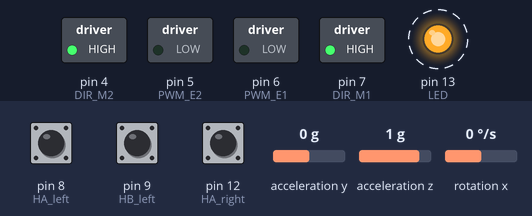
This sketch was run on a simulated Arduino Uno, built with avr-gcc and run on an emulated ATmega328P. Parts: switched loads named in the sketch (green lamp = pin HIGH), output pins drawn as LEDs (lit = HIGH). Dashed ring = blinking. The test bench sets the inputs (shaded band); at power-on: acceleration y 0 g, acceleration z 1 g, rotation x 0 °/s, pin 8 (HA_left) HIGH, pin 9 (HB_left) LOW, pin 12 (HA_right) LOW.

Above: at 1.2 s.
1.3 s: acceleration y set to -1.4 g
At 3.7 s:
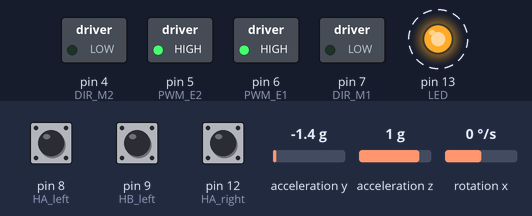
4.3 s: acceleration y set to 0 g
At 5.88 s:
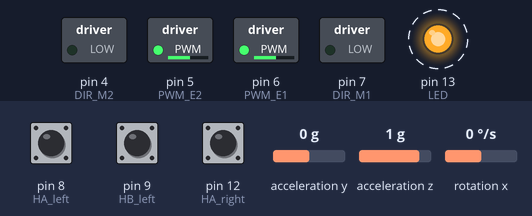
7.3 s: acceleration z set to 0.1 g
10.3 s: acceleration z set to -0.2 g
At 11.7 s:
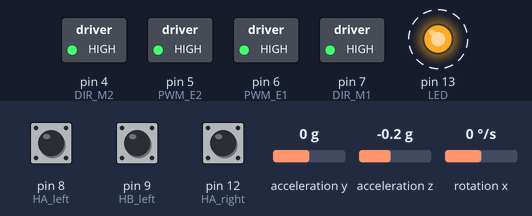
13.3 s: acceleration y set to -0.2 g
At 15.3 s:
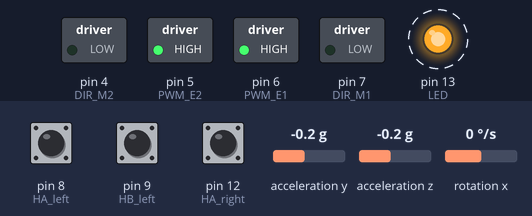
16.3 s: rotation x set to 192 °/s
At 18.3 s:
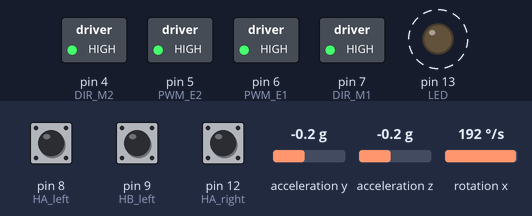
Timing chart, 0 to 20.3 s (numbered marks = the images above; inputs shaded):
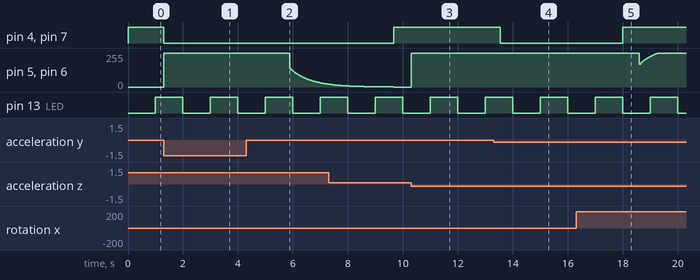

Measured:
- the behaviour switches between 0 and -0.1 g on acceleration z (found by bisection; images 2 and 3)
- the behaviour switches between 0 and -0.1 g on acceleration y (found by bisection; images 3 and 4)
- after the input at 1.3 s, pin 4 (DIR_M2), pin 7 (DIR_M1): HIGH → LOW at once; pin 5 (PWM_E2), pin 6 (PWM_E1): 0/255 → 255/255 at once
- after the input at 4.3 s, pin 5 (PWM_E2), pin 6 (PWM_E1): moves from 255/255 to 21/255 over 1.4 s, starting after 1.6 s
- after the input at 10.3 s, pin 5 (PWM_E2), pin 6 (PWM_E1): 0/255 → 255/255 at once
- after the input at 13.3 s, pin 4 (DIR_M2), pin 7 (DIR_M1): HIGH → LOW after 0.25 s
- after the input at 16.3 s, pin 4 (DIR_M2), pin 7 (DIR_M1): LOW → HIGH after 1.7 s
- by itself, pin 13 (LED): alternates HIGH for 1.0 s and LOW for 1.0 s

The sketch:

ref_test.ino
```cpp
#include "Wire.h"
#include "I2Cdev.h"
#include "MPU6050.h"
#include "math.h"

// motor drving pins
#define LED 13
#define PWM_E1 6
#define PWM_E2 5
#define DIR_M1 7
#define DIR_M2 4

// Hall senser pins
#define HA_left 8
#define HB_left 9
#define HA_right 12
#define HB_right 11

// PID gains
#define Kp  100
#define Kd  2
#define Ki
#define incTime  0.005
#define targetAngle 0.002

// LQR gains
#define Ky 20
#define Kdy 30
#define Kth -204
#define Kdth -62
//#define CPR 980

MPU6050 mpu;

int16_t accY, accZ, gyroX;
volatile int gyroRate;
volatile long motorPWM;
volatile float accAngle, gyroAngle, currAngle, prevAngle=0, err, prevErr=0, errSum=0;
volatile byte count=0;
volatile float y, dy, prevy=0;
volatile int LA_currState, RA_currState, LA_prevState, RA_prevState, encode=0;
volatile float CPR=490;

void init_Control() {
  // initialize Timer1
  cli();          // disable global interrupts
  TCCR1A = 0;     // set entire TCCR1A register to 0
  TCCR1B = 0;     // same for TCCR1B
  // set compare match register to set sample time 2.5ms
  OCR1A = 9999;
  // turn on CTC mode
  TCCR1B |= (1 << WGM12);
  // Set CS11 bit for prescaling by 8
  TCCR1B |= (1 << CS11);

  // (4999+1)*8/16M = 2.5 ms, 400 Hz

  // enable timer compare interrupt
  TIMSK1 |= (1 << OCIE1A);
  sei();          // enable global interrupts
}

void setup() {
  // set the motor direction and PWM pins to output mode
  pinMode(PWM_E1, OUTPUT);
  pinMode(PWM_E2, OUTPUT);
  pinMode(DIR_M1, OUTPUT);
  pinMode(DIR_M2, OUTPUT);

  // set motor Hall sensor pins
  pinMode(HA_left, INPUT);
  pinMode(HB_left, INPUT);
  pinMode(HA_right, INPUT);
  pinMode(HB_right, INPUT);

  // set the status LED to output mode
  pinMode(LED, OUTPUT);
  // initialize the MPU6050 and set offset values
  mpu.initialize();
  mpu.setYAccelOffset(-2500);
  mpu.setZAccelOffset(1389);
  mpu.setXGyroOffset(44);
  // initialize PID sampling loop
  init_Control();

  Serial.begin(9600);

  // record inital Hall sensors reading
  LA_prevState = digitalRead(HA_left);
  RA_prevState = digitalRead(HA_right);
}

void setMotors(int leftPWM, int rightPWM) {
  if(leftPWM >= 0) {
    analogWrite(PWM_E1, leftPWM);
    digitalWrite(DIR_M1, HIGH);
  }
  else {
    analogWrite(PWM_E1, -1*leftPWM);
    digitalWrite(DIR_M1, LOW);
  }
  if(rightPWM >= 0) {
    analogWrite(PWM_E2, rightPWM);
    digitalWrite(DIR_M2, HIGH);
  }
  else {
    analogWrite(PWM_E2, -1*rightPWM);
    digitalWrite(DIR_M2, LOW);
  }
}

void loop() {
  // read acceleration and gyroscope values
  accY = mpu.getAccelerationY();
  accZ = mpu.getAccelerationZ();
  gyroX = mpu.getRotationX();

  setMotors(motorPWM, motorPWM);
  //Serial.println(motorPWM);
}

// The ISR will be called every 2.5 milliseconds
ISR(TIMER1_COMPA_vect)
{
  // set motor power after constraining it
  // calculate the angle of inclination
  accAngle = atan2(accY, accZ)*RAD_TO_DEG;
  gyroRate = map(gyroX, -32768, 32767, -250, 250);
  gyroAngle = (float)gyroRate*incTime;

  // with low and high pass filter
  currAngle = 0.9934*(prevAngle + gyroAngle) + 0.0066*(accAngle);

  // claculate angle error
  err = currAngle - targetAngle;
  errSum += err;
  errSum = constrain(errSum, -600, 600);

  // calculate PWM output with PID
  //motorPWM = Kp*err + Ki*errSum*incTime + Kd*(currAngle-prevAngle)/incTime;

  // read encoder value
  LA_currState = digitalRead(HA_left);
  RA_currState = digitalRead(HA_right);

  // implement encoder counts
  if (LA_currState != LA_prevState) {
    if (digitalRead(HB_left) != LA_currState) {
      encode ++;
    }
    else {
      encode --;
    }
  }
  LA_prevState = LA_currState;

  if (encode > CPR*3 || encode < CPR*3) {
    encode = 0;
  }

  //calculate y using encoder
  y = (float)(encode/CPR)*0.08*3.1415926;

  // calculate PWM output with LQR
  //y = accY*0.00000854492;
  dy = (y-prevy)/incTime;
  motorPWM = 10*(-Ky*y - Kdy*dy - Kth*err*DEG_TO_RAD - Kdth*(currAngle-prevAngle)*DEG_TO_RAD/incTime);

  motorPWM = constrain(motorPWM, -255, 255);
  prevAngle = currAngle;
  prevy = y;

  // toggle the led on pin13 every second
  count++;
  if(count == 200)  {
    count = 0;
    digitalWrite(LED, !digitalRead(LED));
  }
}
```
